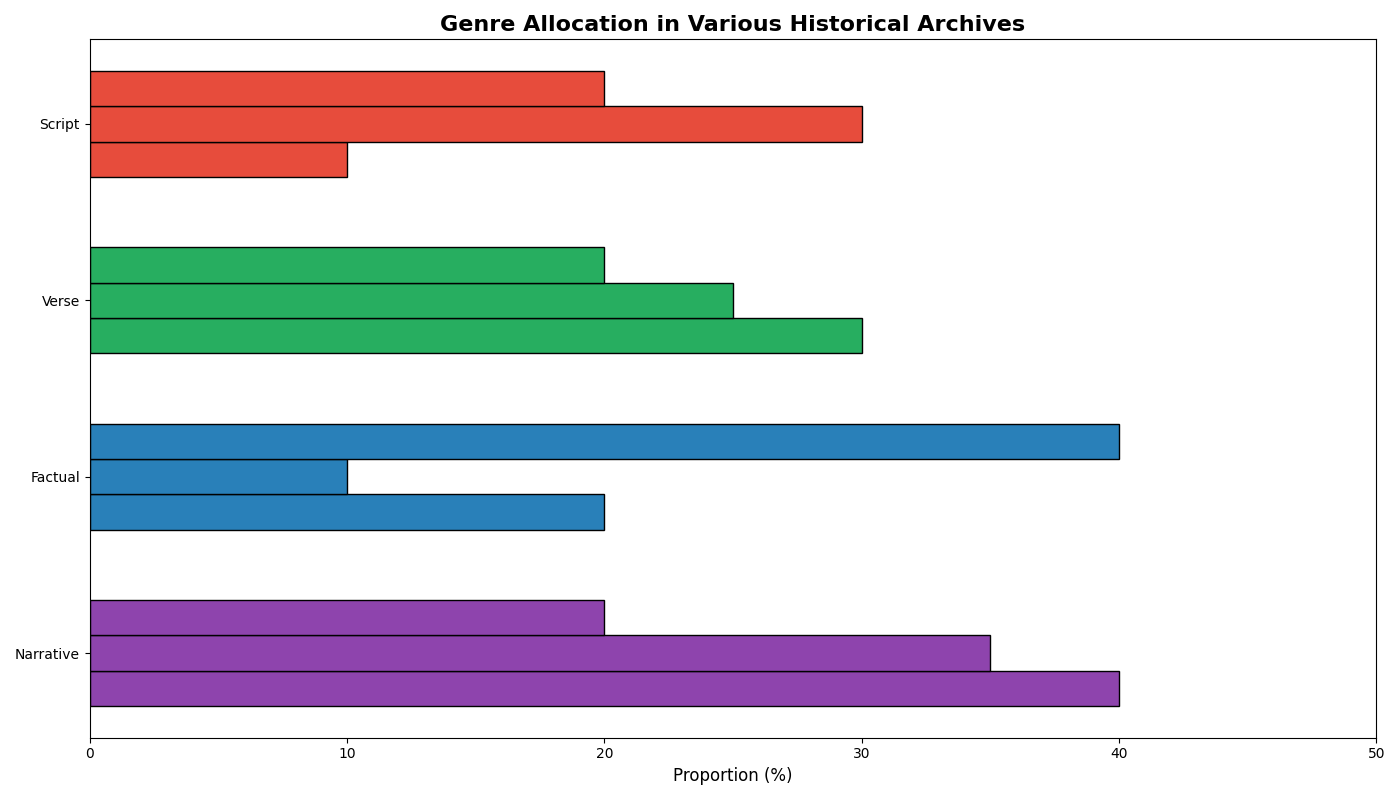

Source code (Python):
import matplotlib.pyplot as plt
import numpy as np

# Data setup
libraries = ['Eternal Tomes', 'Revival Archive', 'Contemporary Papers']
genres = ['Narrative', 'Factual', 'Verse', 'Script']
percentage_data = np.array([
    [40, 20, 30, 10],
    [35, 10, 25, 30],
    [20, 40, 20, 20],
])

# Define bar positions and colors
num_genres = len(genres)
new_colors = ['#8E44AD', '#2980B9', '#27AE60', '#E74C3C']

# Create figure
fig, ax = plt.subplots(figsize=(14, 8))

# Plot horizontal bars
for i in range(len(libraries)):
    ax.barh(np.arange(num_genres) + i*0.2, percentage_data[i], height=0.2, 
            color=new_colors, edgecolor='black')

# Customize the axes
ax.set_yticks(np.arange(num_genres) + 0.2)
ax.set_yticklabels(genres, fontsize=10)
ax.set_xlim(0, 50)
ax.set_xlabel('Proportion (%)', fontsize=12)
ax.set_title('Genre Allocation in Various Historical Archives', fontsize=16, fontweight='bold')

# Adjust layout
plt.tight_layout()

# Display the plot
plt.show()
